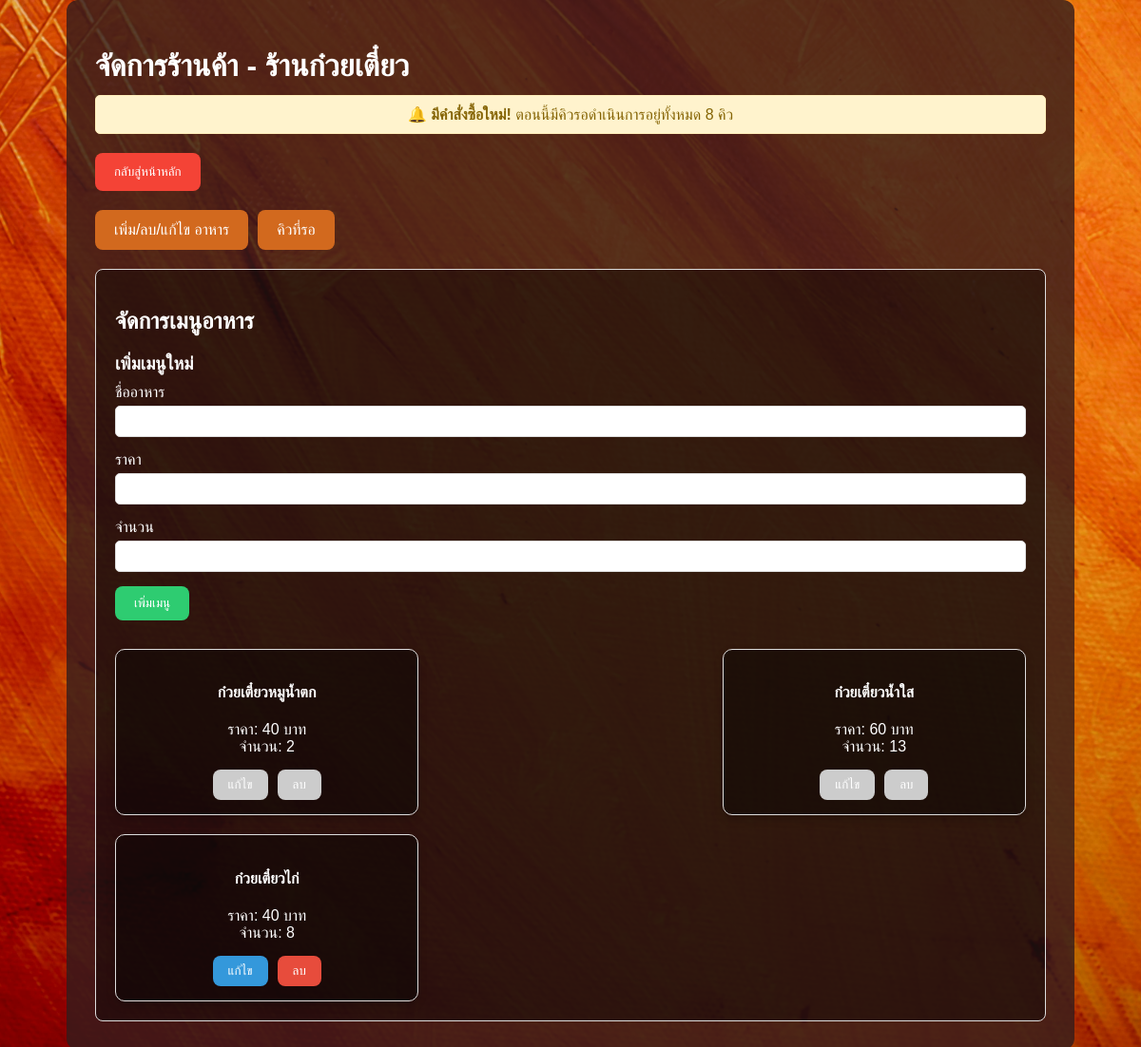
/shop_dashboard.php?action=menu (signed in), run on the app's committed database.
### tables this page shows
CREATE TABLE `shop` (
  `ShopID` int(6) NOT NULL,
  `ShopName` varchar(20) DEFAULT NULL,
  `PassWord` varchar(50) DEFAULT NULL,
  `Tel` int(10) DEFAULT NULL
);

CREATE TABLE `foodmenu` (
  `FoodID` int(11) NOT NULL,
  `FoodName` varchar(20) DEFAULT NULL,
  `Price` int(6) DEFAULT NULL,
  `Amount` int(6) DEFAULT NULL,
  `ShopID` int(6) DEFAULT NULL
);

### shop_dashboard.php (the view, shortened to what this page needs)
<?php
include 'WebconDB.php';
$shopid = $_SESSION['shopid'];
$action = isset($_GET['action']) ? $_GET['action'] : 'queue';
$shop = $connect->query("SELECT * FROM shop WHERE ShopID = $shopid")->fetch_assoc();
$menu_items = $connect->query("SELECT * FROM foodmenu WHERE ShopID = $shopid");
$pending_query = $connect->query("SELECT COUNT(DISTINCT UserID, Dates) as pending_count FROM orderss WHERE ShopID = $shopid AND Status != 'completed'");
$pending_orders = $pending_query->fetch_assoc()['pending_count'];
?>
<!DOCTYPE html>
<html>
<head>
</head>
<body>
    <div class="dashboard-container">
        <h1>จัดการร้านค้า - <?php echo htmlspecialchars($shop['ShopName']); ?></h1>
        <?php if ($pending_orders > 0): ?>
            <div class="operation-message"
                style="background-color: #fff3cd; color: #856404; border: 1px solid #ffeeba; margin-top: -10px; margin-bottom: 20px;">
                <strong>🔔 มีคำสั่งซื้อใหม่!</strong> ตอนนี้มีคิวรอดำเนินการอยู่ทั้งหมด <?php echo $pending_orders; ?> คิว
            </div>
        <?php endif; ?>
        <button class="back-btn" onclick="window.location.href='main.php'">กลับสู่หน้าหลัก</button>
        <div class="action-buttons">
            <button class="action-btn <?php echo $action == 'menu' ? 'active' : ''; ?>"
                onclick="window.location.href='shop_dashboard.php?action=menu'">
                เพิ่ม/ลบ/แก้ไข อาหาร
            </button>
            <button class="action-btn <?php echo $action == 'queue' ? 'active' : ''; ?>"
                onclick="window.location.href='shop_dashboard.php?action=queue'">
                คิวที่รอ
            </button>
        </div>
        <div id="menu-section" class="section <?php echo $action == 'menu' ? 'active' : ''; ?>">
            <h2>จัดการเมนูอาหาร</h2>
            <div class="food-form">
                <h3>เพิ่มเมนูใหม่</h3>
                <form method="POST">
                    <div class="form-group">
                        <label for="food_name">ชื่ออาหาร</label>
                        <input type="text" id="food_name" name="food_name" required>
                    </div>
                    <div class="form-group">
                        <label for="price">ราคา</label>
                        <input type="number" id="price" name="price" min="0" required>
                    </div>
                    <div class="form-group">
                        <label for="amount">จำนวน</label>
                        <input type="number" id="amount" name="amount" min="0" required>
                    </div>
                    <button type="submit" name="create_food">เพิ่มเมนู</button>
                </form>
            </div>
            <div class="food-list">
                <?php while ($item = $menu_items->fetch_assoc()): ?>
                    <?php
                    $foodId = $item['FoodID'];
                    $hasActiveQueue = $connect->query("
            SELECT COUNT(*) as count
            FROM orderss
            WHERE FoodID = $foodId AND ShopID = $shopid AND Status != 'completed'
        ")->fetch_assoc()['count'] > 0;
                    ?>
                    <div class="food-item-box">
                        <h4><?php echo $item['FoodName']; ?></h4>
                        <div>ราคา: <?php echo $item['Price']; ?> บาท</div>
                        <div>จำนวน: <?php echo $item['Amount']; ?></div>
                        <div class="food-item-actions">
                            <?php if (!$hasActiveQueue): ?>
                                <button
                                    onclick="editFood(<?php echo $item['FoodID']; ?>, '<?php echo $item['FoodName']; ?>', <?php echo $item['Price']; ?>, <?php echo $item['Amount']; ?>)">แก้ไข</button>
                                <button
                                    onclick="deleteFood(<?php echo $item['FoodID']; ?>, '<?php echo $item['FoodName']; ?>')">ลบ</button>
                            <?php else: ?>
                                <button style="background-color: #ccc; cursor: not-allowed;" disabled>แก้ไข</button>
                                <button style="background-color: #ccc; cursor: not-allowed;" disabled>ลบ</button>
                            <?php endif; ?>
                        </div>
                    </div>
                <?php endwhile; ?>
            </div>
        </div>
    </div>
</body>
</html>

### shop_dashboard.php (style rules this page uses)
body { font-family: 'Sarabun', sans-serif; background: url('image/Shop_board.jpg') no-repeat center center fixed; background-size: cover; color: #fff; margin: 0; padding: 0; }
.dashboard-container { max-width: 1000px; margin: 0 auto; background: rgba(51, 28, 28, 0.8); border-radius: 12px; padding: 30px; }
.action-buttons { display: flex; margin-bottom: 20px; }
.action-btn { padding: 12px 20px; margin-right: 10px; background-color: #d2691e; color: white; border: none; cursor: pointer; border-radius: 8px; font-size: 16px; }
.back-btn { padding: 12px 20px; background-color: #f44336; color: white; border: none; cursor: pointer; border-radius: 8px; margin-bottom: 20px; }
.section { display: none; padding: 20px; border: 1px solid #ddd; border-radius: 8px; background-color: rgba(0, 0, 0, 0.4); color: #fff; }
.section.active { display: block; }
.food-form, .queue-table { margin-top: 20px; }
.food-list { display: flex; flex-wrap: wrap; gap: 20px; justify-content: space-between; margin-top: 20px; }
.food-item-box { width: 30%; border: 1px solid #ddd; border-radius: 10px; background-color: rgba(0, 0, 0, 0.4); padding: 15px; text-align: center; color: #fff; box-shadow: 0px 4px 10px rgba(0, 0, 0, 0.2); transition: transform 0.3s ease-in-out; }
.food-item-actions { display: flex; justify-content: center; gap: 10px; margin-top: 15px; }
.food-item-actions button { padding: 8px 16px; border-radius: 8px; cursor: pointer; border: none; transition: background-color 0.3s; }
.food-item-actions button:first-child { background-color: #3498db; color: white; }
.food-item-actions button:last-child { background-color: #e74c3c; color: white; }
.food-form { margin-bottom: 30px; }
.food-form h3 { margin-bottom: 10px; }
.food-form .form-group { margin-bottom: 15px; }
.food-form .form-group label { display: block; margin-bottom: 5px; }
.food-form .form-group input { width: 100%; padding: 8px; border-radius: 5px; border: 1px solid #ddd; box-sizing: border-box; }
.food-form button { padding: 10px 20px; background-color: #2ecc71; color: white; border: none; border-radius: 8px; cursor: pointer; transition: background-color 0.3s; }
.operation-message { padding: 10px; margin: 10px 0; border-radius: 5px; text-align: center; }

### data on the page
shop: ShopName "ร้านก๋วยเตี๋ยว"
foodmenu: FoodName "ก๋วยเตี๋ยวหมูน้ำตก", Price "40", Amount "2", shows "แก้ไข"
foodmenu: FoodName "ก๋วยเตี๋ยวน้ำใส", Price "60", Amount "13", shows "แก้ไข"
foodmenu: FoodName "ก๋วยเตี๋ยวไก่", Price "40", Amount "8"

### other printed values
$pending_orders "8"
